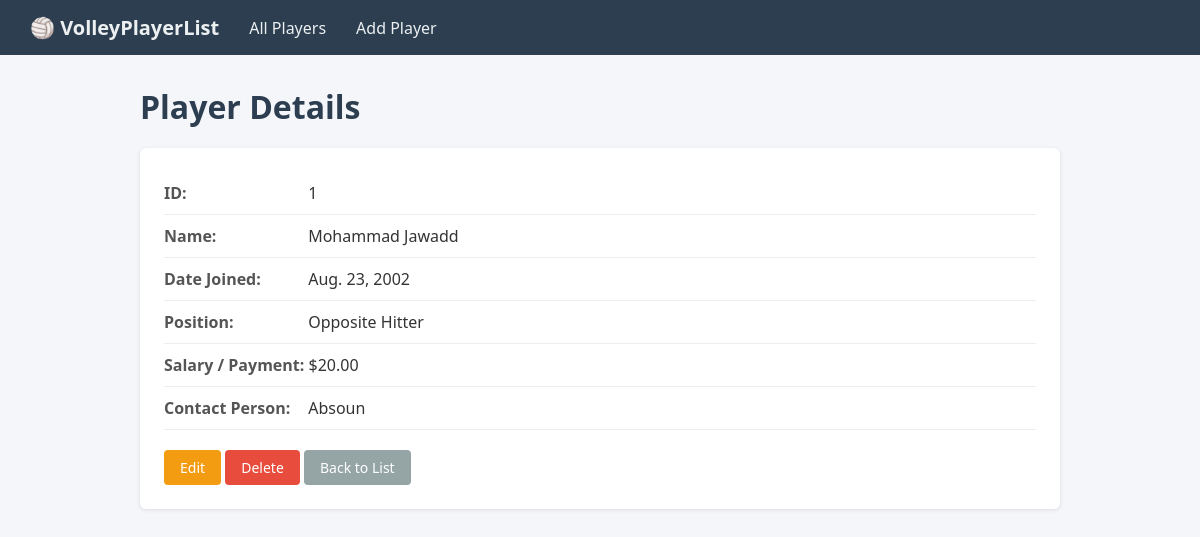
/player/1/, run on the app's committed database.
### players/models.py (models this page shows, shortened)
class VolleyPlayer(models.Model):
    player_id = models.AutoField(primary_key=True)
    name = models.CharField(max_length=100)
    date_joined = models.DateField()
    position = models.CharField(max_length=30, choices=POSITION_CHOICES)
    salary = models.DecimalField(max_digits=10, decimal_places=2)
    contact_person = models.CharField(max_length=100)

### players/views.py (the view)
# urls.py: path('player/<int:pk>/', views.view_player, name='view_player'),
def view_player(request, pk):
    player = get_object_or_404(VolleyPlayer, pk=pk)
    return render(request, 'players/player_detail.html', {'player': player})

### templates/players/player_detail.html (shortened to what this page needs)
{% extends "players/base.html" %}
{% block content %}
<h1>Player Details</h1>
<div class="card">
    <div class="detail-row">
        <span class="detail-label">ID:</span> {{ player.player_id }}
    </div>
    <div class="detail-row">
        <span class="detail-label">Name:</span> {{ player.name }}
    </div>
    <div class="detail-row">
        <span class="detail-label">Date Joined:</span> {{ player.date_joined }}
    </div>
    <div class="detail-row">
        <span class="detail-label">Position:</span> {{ player.position }}
    </div>
    <div class="detail-row">
        <span class="detail-label">Salary / Payment:</span> ${{ player.salary }}
    </div>
    <div class="detail-row">
        <span class="detail-label">Contact Person:</span> {{ player.contact_person }}
    </div>
    <div style="margin-top: 20px;">
        <a href="{% url 'edit_player' player.pk %}" class="btn btn-warning">Edit</a>
        <a href="{% url 'delete_player' player.pk %}" class="btn btn-danger">Delete</a>
        <a href="{% url 'player_list' %}" class="btn btn-secondary">Back to List</a>
    </div>
</div>
{% endblock %}

### templates/players/base.html (style rules this page uses)
* { box-sizing: border-box; margin: 0; padding: 0; }
body { font-family: 'Segoe UI', Tahoma, Geneva, Verdana, sans-serif; background: #f4f6f9; color: #333; }
h1, h2 { margin-bottom: 20px; color: #2c3e50; }
.btn { display: inline-block; padding: 8px 16px; border: none; border-radius: 4px; text-decoration: none; font-size: 14px; cursor: pointer; color: #fff; }
.btn-warning { background: #f39c12; }
.btn-danger { background: #e74c3c; }
.btn-secondary { background: #95a5a6; }
.card { background: #fff; padding: 24px; border-radius: 6px; box-shadow: 0 1px 4px rgba(0,0,0,0.1); }
.detail-row { padding: 10px 0; border-bottom: 1px solid #eee; }
.detail-label { font-weight: 600; color: #555; min-width: 140px; display: inline-block; }

### data on the page
VolleyPlayer: player_id "1", name "Mohammad Jawadd", date_joined "Aug. 23, 2002", position "Opposite Hitter", salary "20.00", contact_person "Absoun"
